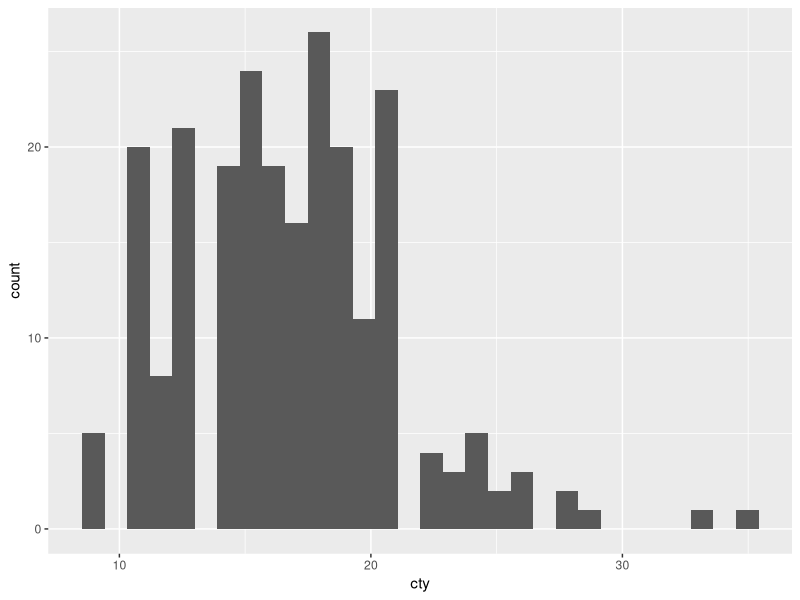
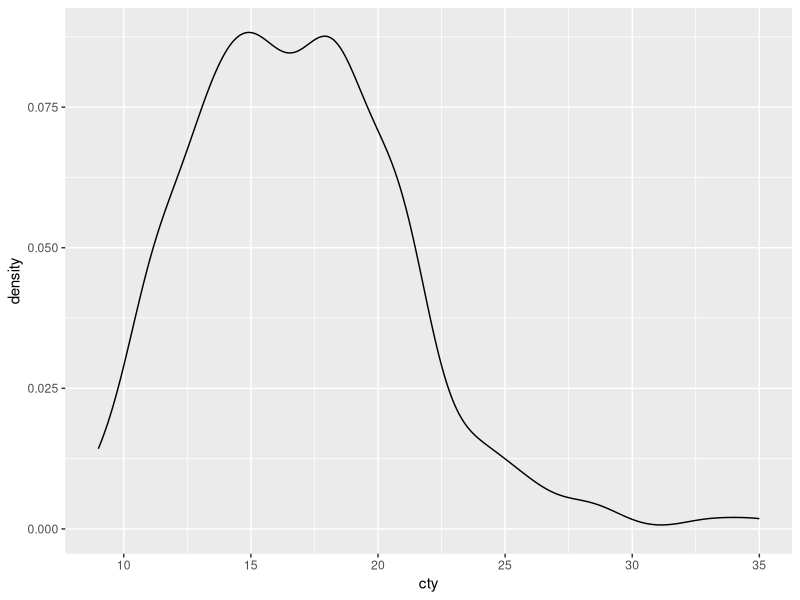
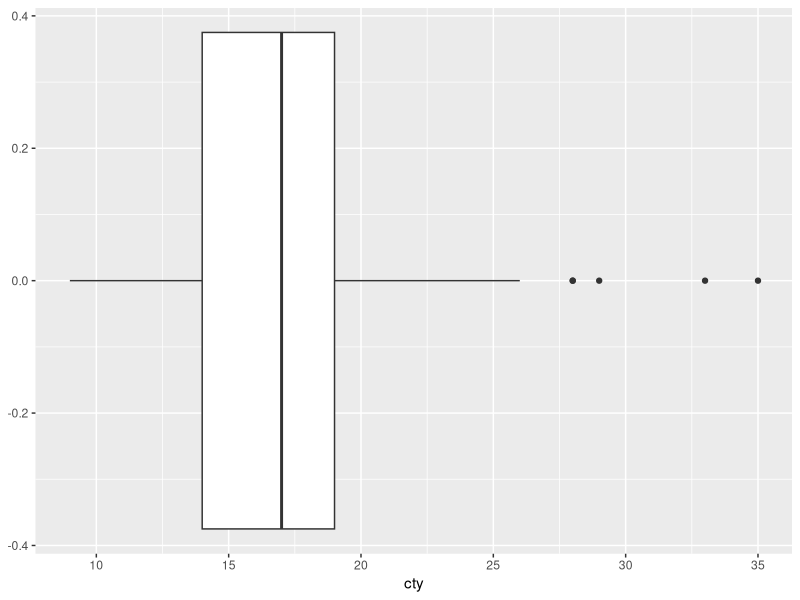

The R source for these figures, in order:
install.packages("tidyverse")
install.packages("patchwork")
install.packages("ggthemes")
install.packages("ggplot2")

library(tidyverse)
library(patchwork)
library(ggthemes)
library(ggplot2)

#Histogram
ggplot(data = mpg, mapping = aes(x = cty)) +
      geom_histogram()

#Density
ggplot(data = mpg, mapping = aes(x = cty)) +
  geom_density()

#Boxplot
ggplot(data = mpg, mapping = aes(x = cty)) +
  geom_boxplot()
